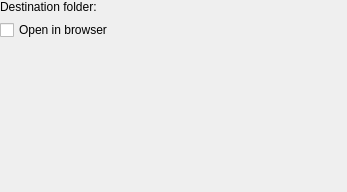
<ui version="4.0" >
 <class>OutputPage</class>
 <widget class="QWidget" name="OutputPage" >
  <property name="geometry" >
   <rect>
    <x>0</x>
    <y>0</y>
    <width>347</width>
    <height>192</height>
   </rect>
  </property>
  <layout class="QVBoxLayout" >
   <property name="margin" >
    <number>0</number>
   </property>
   <item>
    <layout class="QHBoxLayout" >
     <item>
      <widget class="QLabel" name="textLabel1" >
       <property name="text" >
        <string>Destination folder:</string>
       </property>
       <property name="wordWrap" >
        <bool>false</bool>
       </property>
       <property name="buddy" >
        <cstring>kcfg_destUrl</cstring>
       </property>
      </widget>
     </item>
     <item>
      <widget class="Digikam::DFileSelector" name="kcfg_destUrl" />
     </item>
    </layout>
   </item>
   <item>
    <widget class="QCheckBox" name="kcfg_openInBrowser" >
     <property name="text" >
      <string>Open in browser</string>
     </property>
    </widget>
   </item>
   <item>
    <spacer name="spacer1" >
     <property name="orientation" >
      <enum>Qt::Vertical</enum>
     </property>
     <property name="sizeType" >
      <enum>QSizePolicy::Expanding</enum>
     </property>
     <property name="sizeHint" stdset="0" >
      <size>
       <width>20</width>
       <height>51</height>
      </size>
     </property>
    </spacer>
   </item>
  </layout>
 </widget>
 <layoutdefault spacing="6" margin="11" />
 <pixmapfunction>qPixmapFromMimeSource</pixmapfunction>
 <customwidgets>
  <customwidget>
   <class>Digikam::DFileSelector</class>
   <extends>QWidget</extends>
   <header>dfileselector.h</header>
  </customwidget>
 </customwidgets>
 <resources/>
 <connections/>
</ui>
